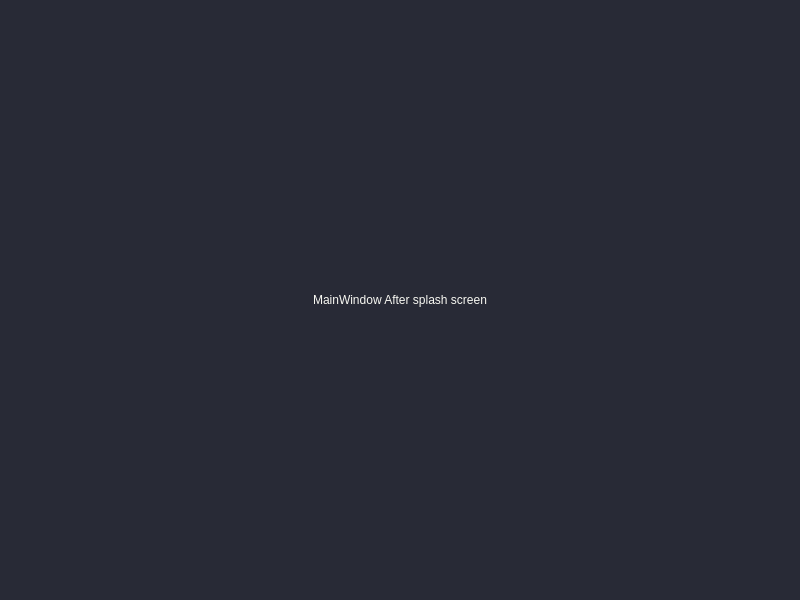
<?xml version="1.0" encoding="UTF-8"?>
<ui version="4.0">
 <class>MainWindow</class>
 <widget class="QMainWindow" name="MainWindow">
  <property name="geometry">
   <rect>
    <x>0</x>
    <y>0</y>
    <width>800</width>
    <height>600</height>
   </rect>
  </property>
  <property name="windowTitle">
   <string>MainWindow</string>
  </property>
  <property name="styleSheet">
   <string notr="true">QWidget{
  background-color: #282a36;
  color: #f8f8f2;
  border-radius: 10px;
  font: 11pt &quot;Cascadia Mono PL&quot;;
}</string>
  </property>
  <widget class="QWidget" name="centralwidget">
   <layout class="QVBoxLayout" name="verticalLayout">
    <item>
     <widget class="QLabel" name="label">
      <property name="styleSheet">
       <string notr="true"/>
      </property>
      <property name="text">
       <string>MainWindow After splash screen</string>
      </property>
      <property name="alignment">
       <set>Qt::AlignCenter</set>
      </property>
     </widget>
    </item>
   </layout>
  </widget>
 </widget>
 <resources/>
 <connections/>
</ui>
